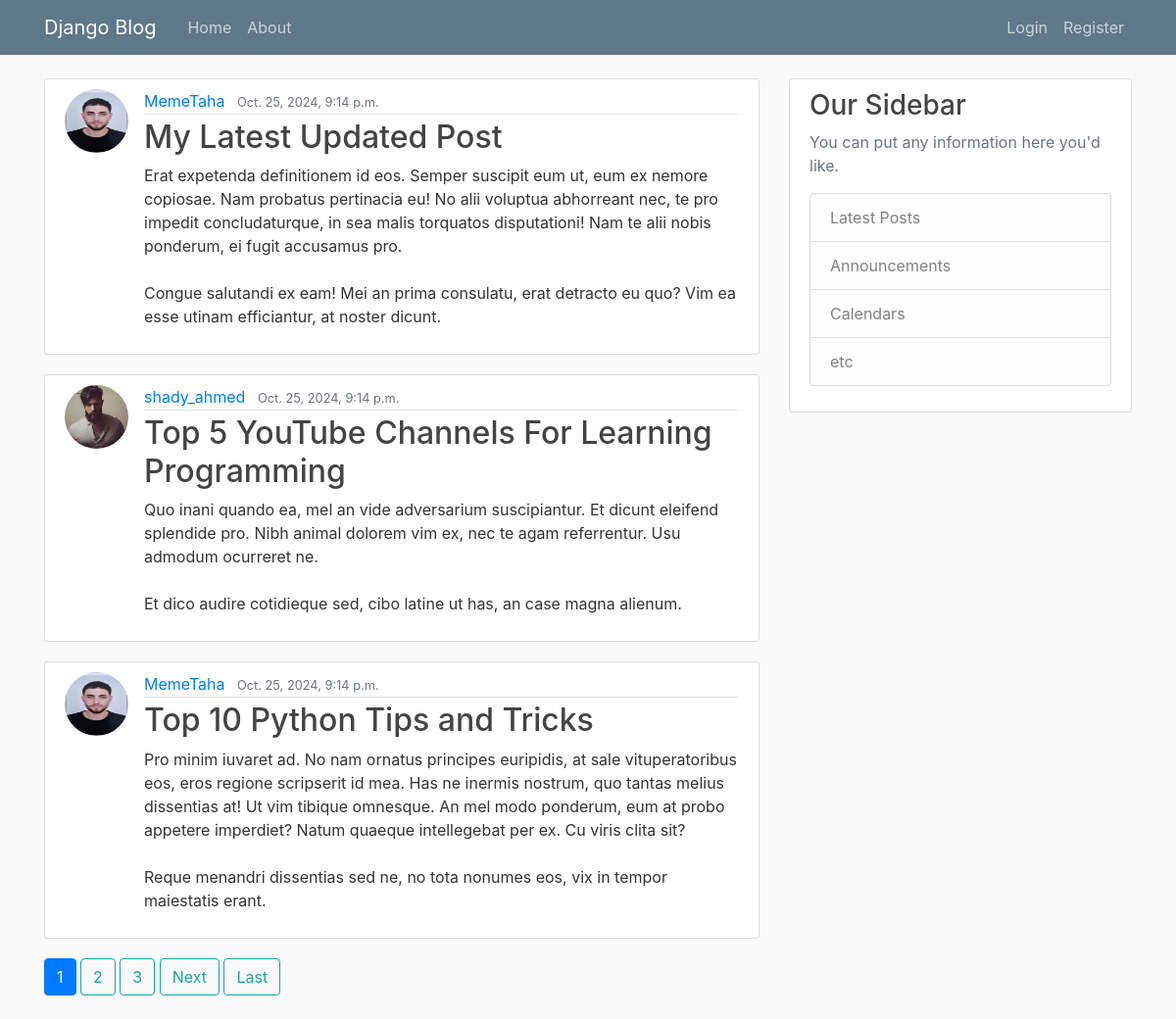
The page / on the database its author committed.
### blog/models.py (models this page shows, shortened)
class Post(models.Model):
    title = models.CharField(max_length=100)
    content = models.TextField()
    date_posted = models.DateTimeField(auto_now_add=True)
    author = models.ForeignKey(User, on_delete=models.CASCADE)

### users/models.py (models this page shows, shortened)
class Profile(models.Model):
    user = models.OneToOneField(User, on_delete=models.CASCADE)
    image = models.ImageField(default='default.png', upload_to='profile_pics')

### blog/views.py (the view)
# urls.py: path('', PostListView.as_view(), name='blog-home'),
class PostListView(ListView):
    model = Post
    template_name = "blog/home.html" # <app>/<model>_<viewtype>.html     exmp: blog/post_List.html
    context_object_name = "posts"
    ordering = ['-date_posted']
    paginate_by = 3
    def get_context_data(self, **kwargs):
        context = super().get_context_data(**kwargs)
        curr_page = context['page_obj'].number
        end = context['page_obj'].paginator.num_pages
        my_range = range(max(curr_page - 2, 1), min(curr_page + 2 + 1, end + 1))
        context['my_range'] = my_range
        return context

### blog/templates/blog/home.html (shortened to what this page needs)
{% extends "blog/base.html" %}
{% block content %}
    {% for post in posts %}
    <article class="media content-section">
        <img class="rounded-circle article-img" src="{{post.author.profile.image.url}}">
        <div class="media-body">
          <div class="article-metadata">
            <a class="mr-2" href="{% url 'user-posts' post.author.username %}">{{ post.author }}</a>
            <small class="text-muted">{{ post.date_posted }}</small>
          </div>
          <h2><a class="article-title" href="{% url "post-detail" post.id %}">{{ post.title }}</a></h2>
          <p class="article-content">{{ post.content }}</p>
        </div>
    </article>
    {% endfor %}
    {% if is_paginated %}
          {% for page_num in my_range %}
            {% if page_num == page_obj.number %}
              <a class="btn btn-primary mb-4" href="?page={{page_obj.number}}">{{page_obj.number}}</a>
            {% else %}
              <a class="btn btn-outline-info mb-4" href="?page={{page_num}}">{{page_num}}</a>
            {% endif %}
          {% endfor %}
          {% if page_obj.has_next  %}
            <a class="btn btn-outline-info mb-4" href="?page={{ page_obj.next_page_number }}">Next</a>
            <a class="btn btn-outline-info mb-4" href="?page={{page_obj.paginator.num_pages}}">Last</a>
          {% endif %}
    {% endif %}
{% endblock content%}

### blog/templates/blog/base.html (shortened to what this page needs)
{% load static %}
<!DOCTYPE html>
<html lang="en">
<head>
    <link rel="stylesheet" href="https://cdn.jsdelivr.net/npm/bootstrap@4.4.1/dist/css/bootstrap.min.css">
    <link rel="stylesheet" type="text/css" href="{% static 'blog/main.css'%}">
</head>
<body>
    <header class="site-header">
        <nav class="navbar navbar-expand-md navbar-dark bg-steel fixed-top">
          <div class="container">
            <a class="navbar-brand mr-4" href="/">Django Blog</a>
            <div class="collapse navbar-collapse" id="navbarToggle">
              <div class="navbar-nav mr-auto">
                <a class="nav-item nav-link" href="{% url "blog-home" %}">Home</a>
                <a class="nav-item nav-link" href="{% url "blog-about" %}">About</a>
              </div>
              <div class="navbar-nav">
                {% if user.is_authenticated %}
                <a class="nav-item nav-link" href="{% url 'post-create' %}">New Post</a>
                <a class="nav-item nav-link" href="{% url 'profile' %}">Profile</a>
                  <form class='nav_item nav-link' method="POST" action="{% url 'logout' %}">
                      {% csrf_token %}
                      <button  type="submit">Logout</button>
                  </form>
                {% else %}
                  <a class="nav-item nav-link" href="{% url 'login' %}">Login</a>
                  <a class="nav-item nav-link" href="{% url 'register' %}">Register</a>
                {% endif %}
              </div>
            </div>
          </div>
        </nav>
      </header>
      <main role="main" class="container">
        <div class="row">
          <div class="col-md-8">
            {% block content %}{% endblock %}
          </div>
          <div class="col-md-4">
            <div class="content-section">
              <h3>Our Sidebar</h3>
              <p class='text-muted'>You can put any information here you'd like.
                <ul class="list-group">
                  <li class="list-group-item list-group-item-light">Latest Posts</li>
                  <li class="list-group-item list-group-item-light">Announcements</li>
                  <li class="list-group-item list-group-item-light">Calendars</li>
                  <li class="list-group-item list-group-item-light">etc</li>
                </ul>
              </p>
            </div>
          </div>
        </div>
      </main>
</body>
</html>

### blog/static/blog/main.css (style rules this page uses)
body { background: #fafafa; color: #333333; margin-top: 5rem; }
h1, h2, h3, h4, h5, h6 { color: #444444; }
ul { margin: 0; }
.bg-steel { background-color: #5f788a; }
.site-header .navbar-nav .nav-link { color: #cbd5db; }
.content-section { background: #ffffff; padding: 10px 20px; border: 1px solid #dddddd; border-radius: 3px; margin-bottom: 20px; }
.article-title { color: #444444; }
.article-content { white-space: pre-line; }
.article-img { height: 65px; width: 65px; margin-right: 16px; }
.article-metadata { padding-bottom: 1px; margin-bottom: 4px; border-bottom: 1px solid #e3e3e3 }

### rows shown on the page
Post: author.profile.image (picture), author "MemeTaha", date_posted "Oct. 25, 2024, 9:14 p.m.", title "My Latest Updated Post", content "Erat expetenda definitionem id eos. Semper suscipit eum ut, eum ex nemore copiosae. Nam probatus pertinacia eu! No alii voluptua abhorreant nec, te pro impedit concludaturque, in sea malis torquatos disputationi! Nam te alii nobis ponderum, ei fugit accusamus pro. Congue salutandi ex eam! Mei an prima consulatu, erat detracto eu quo? Vim ea esse utinam efficiantur, at noster dicunt."
Post: author.profile.image (picture), author "shady_ahmed", date_posted "Oct. 25, 2024, 9:14 p.m.", title "Top 5 YouTube Channels For Learning Programming", content "Quo inani quando ea, mel an vide adversarium suscipiantur. Et dicunt eleifend splendide pro. Nibh animal dolorem vim ex, nec te agam referrentur. Usu admodum ocurreret ne. Et dico audire cotidieque sed, cibo latine ut has, an case magna alienum."
Post: author.profile.image (picture), author "MemeTaha", date_posted "Oct. 25, 2024, 9:14 p.m.", title "Top 10 Python Tips and Tricks", content "Pro minim iuvaret ad. No nam ornatus principes euripidis, at sale vituperatoribus eos, eros regione scripserit id mea. Has ne inermis nostrum, quo tantas melius dissentias at! Ut vim tibique omnesque. An mel modo ponderum, eum at probo appetere imperdiet? Natum quaeque intellegebat per ex. Cu viris clita sit? Reque menandri dissentias sed ne, no tota nonumes eos, vix in tempor maiestatis erant."

### other values the page prints
{{ page_obj.number }} "1"
{{ page_num }} "2" "3"
